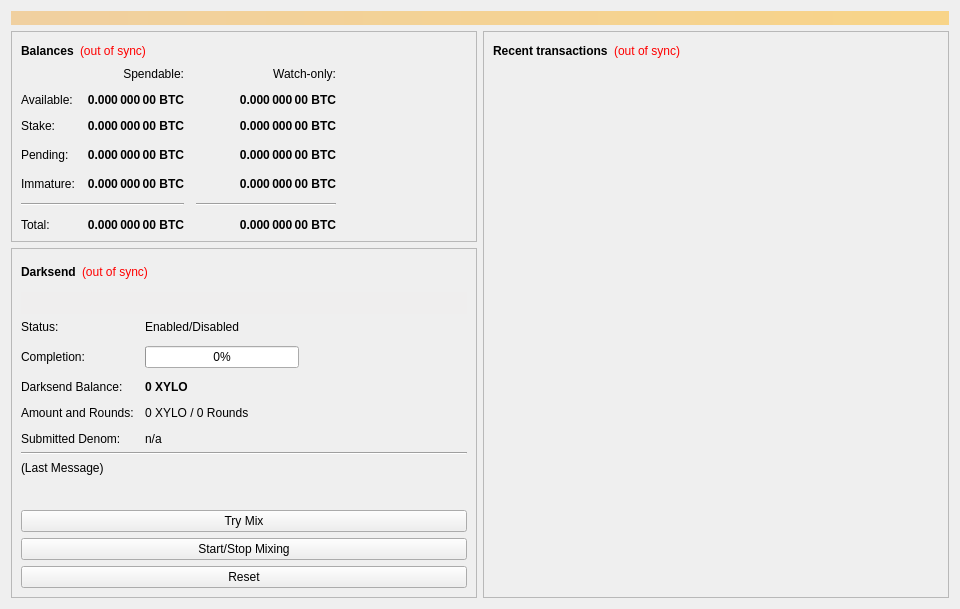
<?xml version="1.0" encoding="UTF-8"?>
<ui version="4.0">
 <class>OverviewPage</class>
 <widget class="QWidget" name="OverviewPage">
  <property name="geometry">
   <rect>
    <x>0</x>
    <y>0</y>
    <width>960</width>
    <height>594</height>
   </rect>
  </property>
  <property name="minimumSize">
   <size>
    <width>960</width>
    <height>0</height>
   </size>
  </property>
  <property name="windowTitle">
   <string>Form</string>
  </property>
  <layout class="QVBoxLayout" name="topLayout">
   <item>
    <widget class="QLabel" name="labelAlerts">
     <property name="visible">
      <bool>false</bool>
     </property>
     <property name="styleSheet">
      <string notr="true">background-color: qlineargradient(x1: 0, y1: 0, x2: 1, y2: 0, stop:0 #F0D0A0, stop:1 #F8D488); color:#000000;</string>
     </property>
     <property name="wordWrap">
      <bool>true</bool>
     </property>
     <property name="margin">
      <number>3</number>
     </property>
    </widget>
   </item>
   <item>
    <layout class="QHBoxLayout" name="horizontalLayout" stretch="1,1">
     <item>
      <layout class="QVBoxLayout" name="verticalLayout_2">
       <item>
        <widget class="QFrame" name="frame">
         <property name="frameShape">
          <enum>QFrame::StyledPanel</enum>
         </property>
         <property name="frameShadow">
          <enum>QFrame::Raised</enum>
         </property>
         <layout class="QVBoxLayout" name="verticalLayout_4">
          <item>
           <layout class="QHBoxLayout" name="horizontalLayout_4">
            <item>
             <widget class="QLabel" name="label_5">
              <property name="font">
               <font>
                <weight>75</weight>
                <bold>true</bold>
               </font>
              </property>
              <property name="text">
               <string>Balances</string>
              </property>
             </widget>
            </item>
            <item>
             <widget class="QLabel" name="labelWalletStatus">
              <property name="cursor">
               <cursorShape>WhatsThisCursor</cursorShape>
              </property>
              <property name="toolTip">
               <string>The displayed information may be out of date. Your wallet automatically synchronizes with the XYLO network after a connection is established, but this process has not completed yet.</string>
              </property>
              <property name="styleSheet">
               <string notr="true">QLabel { color: red; }</string>
              </property>
              <property name="text">
               <string notr="true">(out of sync)</string>
              </property>
              <property name="alignment">
               <set>Qt::AlignLeading|Qt::AlignLeft|Qt::AlignVCenter</set>
              </property>
             </widget>
            </item>
            <item>
             <spacer name="horizontalSpacer_3">
              <property name="orientation">
               <enum>Qt::Horizontal</enum>
              </property>
              <property name="sizeHint" stdset="0">
               <size>
                <width>40</width>
                <height>20</height>
               </size>
              </property>
             </spacer>
            </item>
           </layout>
          </item>
          <item>
           <layout class="QGridLayout" name="gridLayout">
            <property name="spacing">
             <number>12</number>
            </property>
            <item row="3" column="2">
             <widget class="QLabel" name="labelWatchPending">
              <property name="font">
               <font>
                <weight>75</weight>
                <bold>true</bold>
               </font>
              </property>
              <property name="cursor">
               <cursorShape>IBeamCursor</cursorShape>
              </property>
              <property name="toolTip">
               <string>Unconfirmed transactions to watch-only addresses</string>
              </property>
              <property name="text">
               <string notr="true">0.000 000 00 BTC</string>
              </property>
              <property name="alignment">
               <set>Qt::AlignRight|Qt::AlignTrailing|Qt::AlignVCenter</set>
              </property>
              <property name="textInteractionFlags">
               <set>Qt::LinksAccessibleByMouse|Qt::TextSelectableByKeyboard|Qt::TextSelectableByMouse</set>
              </property>
             </widget>
            </item>
            <item row="3" column="1">
             <widget class="QLabel" name="labelUnconfirmed">
              <property name="font">
               <font>
                <weight>75</weight>
                <bold>true</bold>
               </font>
              </property>
              <property name="cursor">
               <cursorShape>IBeamCursor</cursorShape>
              </property>
              <property name="toolTip">
               <string>Total of transactions that have yet to be confirmed, and do not yet count toward the spendable balance</string>
              </property>
              <property name="text">
               <string notr="true">0.000 000 00 BTC</string>
              </property>
              <property name="alignment">
               <set>Qt::AlignRight|Qt::AlignTrailing|Qt::AlignVCenter</set>
              </property>
              <property name="textInteractionFlags">
               <set>Qt::LinksAccessibleByMouse|Qt::TextSelectableByKeyboard|Qt::TextSelectableByMouse</set>
              </property>
             </widget>
            </item>
            <item row="4" column="2">
             <widget class="QLabel" name="labelWatchImmature">
              <property name="font">
               <font>
                <weight>75</weight>
                <bold>true</bold>
               </font>
              </property>
              <property name="cursor">
               <cursorShape>IBeamCursor</cursorShape>
              </property>
              <property name="toolTip">
               <string>Mined balance in watch-only addresses that has not yet matured</string>
              </property>
              <property name="text">
               <string notr="true">0.000 000 00 BTC</string>
              </property>
              <property name="alignment">
               <set>Qt::AlignRight|Qt::AlignTrailing|Qt::AlignVCenter</set>
              </property>
              <property name="textInteractionFlags">
               <set>Qt::LinksAccessibleByMouse|Qt::TextSelectableByKeyboard|Qt::TextSelectableByMouse</set>
              </property>
             </widget>
            </item>
            <item row="5" column="0" colspan="2">
             <widget class="Line" name="lineSpendableBalance">
              <property name="orientation">
               <enum>Qt::Horizontal</enum>
              </property>
             </widget>
            </item>
            <item row="5" column="2">
             <widget class="Line" name="lineWatchBalance">
              <property name="sizePolicy">
               <sizepolicy hsizetype="Preferred" vsizetype="Fixed">
                <horstretch>0</horstretch>
                <verstretch>0</verstretch>
               </sizepolicy>
              </property>
              <property name="minimumSize">
               <size>
                <width>140</width>
                <height>0</height>
               </size>
              </property>
              <property name="orientation">
               <enum>Qt::Horizontal</enum>
              </property>
             </widget>
            </item>
            <item row="6" column="0">
             <widget class="QLabel" name="labelTotalText">
              <property name="text">
               <string>Total:</string>
              </property>
             </widget>
            </item>
            <item row="4" column="1">
             <widget class="QLabel" name="labelImmature">
              <property name="font">
               <font>
                <weight>75</weight>
                <bold>true</bold>
               </font>
              </property>
              <property name="cursor">
               <cursorShape>IBeamCursor</cursorShape>
              </property>
              <property name="toolTip">
               <string>Mined balance that has not yet matured</string>
              </property>
              <property name="text">
               <string notr="true">0.000 000 00 BTC</string>
              </property>
              <property name="alignment">
               <set>Qt::AlignRight|Qt::AlignTrailing|Qt::AlignVCenter</set>
              </property>
              <property name="textInteractionFlags">
               <set>Qt::LinksAccessibleByMouse|Qt::TextSelectableByKeyboard|Qt::TextSelectableByMouse</set>
              </property>
             </widget>
            </item>
            <item row="3" column="3">
             <spacer name="horizontalSpacer_2">
              <property name="orientation">
               <enum>Qt::Horizontal</enum>
              </property>
              <property name="sizeHint" stdset="0">
               <size>
                <width>40</width>
                <height>20</height>
               </size>
              </property>
             </spacer>
            </item>
            <item row="4" column="0">
             <widget class="QLabel" name="labelImmatureText">
              <property name="text">
               <string>Immature:</string>
              </property>
             </widget>
            </item>
            <item row="6" column="1">
             <widget class="QLabel" name="labelTotal">
              <property name="font">
               <font>
                <weight>75</weight>
                <bold>true</bold>
               </font>
              </property>
              <property name="cursor">
               <cursorShape>IBeamCursor</cursorShape>
              </property>
              <property name="toolTip">
               <string>Your current total balance</string>
              </property>
              <property name="text">
               <string notr="true">0.000 000 00 BTC</string>
              </property>
              <property name="alignment">
               <set>Qt::AlignRight|Qt::AlignTrailing|Qt::AlignVCenter</set>
              </property>
              <property name="textInteractionFlags">
               <set>Qt::LinksAccessibleByMouse|Qt::TextSelectableByKeyboard|Qt::TextSelectableByMouse</set>
              </property>
             </widget>
            </item>
            <item row="6" column="2">
             <widget class="QLabel" name="labelWatchTotal">
              <property name="font">
               <font>
                <weight>75</weight>
                <bold>true</bold>
               </font>
              </property>
              <property name="cursor">
               <cursorShape>IBeamCursor</cursorShape>
              </property>
              <property name="toolTip">
               <string>Current total balance in watch-only addresses</string>
              </property>
              <property name="text">
               <string notr="true">0.000 000 00 BTC</string>
              </property>
              <property name="alignment">
               <set>Qt::AlignRight|Qt::AlignTrailing|Qt::AlignVCenter</set>
              </property>
              <property name="textInteractionFlags">
               <set>Qt::LinksAccessibleByMouse|Qt::TextSelectableByKeyboard|Qt::TextSelectableByMouse</set>
              </property>
             </widget>
            </item>
            <item row="0" column="2">
             <widget class="QLabel" name="labelWatchonly">
              <property name="text">
               <string>Watch-only:</string>
              </property>
              <property name="alignment">
               <set>Qt::AlignRight|Qt::AlignTrailing|Qt::AlignVCenter</set>
              </property>
             </widget>
            </item>
            <item row="1" column="0">
             <widget class="QLabel" name="labelBalanceText">
              <property name="text">
               <string>Available:</string>
              </property>
             </widget>
            </item>
            <item row="1" column="1">
             <widget class="QLabel" name="labelBalance">
              <property name="font">
               <font>
                <weight>75</weight>
                <bold>true</bold>
               </font>
              </property>
              <property name="cursor">
               <cursorShape>IBeamCursor</cursorShape>
              </property>
              <property name="toolTip">
               <string>Your current spendable balance</string>
              </property>
              <property name="text">
               <string notr="true">0.000 000 00 BTC</string>
              </property>
              <property name="alignment">
               <set>Qt::AlignRight|Qt::AlignTrailing|Qt::AlignVCenter</set>
              </property>
              <property name="textInteractionFlags">
               <set>Qt::LinksAccessibleByMouse|Qt::TextSelectableByKeyboard|Qt::TextSelectableByMouse</set>
              </property>
             </widget>
            </item>
            <item row="2" column="0">
             <widget class="QLabel" name="label_10">
              <property name="text">
               <string>Stake:</string>
              </property>
             </widget>
            </item>
            <item row="2" column="1">
             <widget class="QLabel" name="labelStake">
              <property name="font">
               <font>
                <weight>75</weight>
                <bold>true</bold>
               </font>
              </property>
              <property name="cursor">
               <cursorShape>IBeamCursor</cursorShape>
              </property>
              <property name="toolTip">
               <string>Total of coins that was staked, and do not yet count toward the current balance</string>
              </property>
              <property name="text">
               <string notr="true">0.000 000 00 BTC</string>
              </property>
              <property name="alignment">
               <set>Qt::AlignRight|Qt::AlignTrailing|Qt::AlignVCenter</set>
              </property>
              <property name="textInteractionFlags">
               <set>Qt::LinksAccessibleByMouse|Qt::TextSelectableByKeyboard|Qt::TextSelectableByMouse</set>
              </property>
             </widget>
            </item>
            <item row="2" column="2">
             <widget class="QLabel" name="labelWatchStake">
              <property name="font">
               <font>
                <weight>75</weight>
                <bold>true</bold>
               </font>
              </property>
              <property name="cursor">
               <cursorShape>IBeamCursor</cursorShape>
              </property>
              <property name="toolTip">
               <string>Total of coins that was staked in watch-only addresses, and do not yet count toward the current watch-only balance</string>
              </property>
              <property name="text">
               <string notr="true">0.000 000 00 BTC</string>
              </property>
              <property name="alignment">
               <set>Qt::AlignRight|Qt::AlignTrailing|Qt::AlignVCenter</set>
              </property>
              <property name="textInteractionFlags">
               <set>Qt::LinksAccessibleByMouse|Qt::TextSelectableByKeyboard|Qt::TextSelectableByMouse</set>
              </property>
             </widget>
            </item>
            <item row="1" column="2">
             <widget class="QLabel" name="labelWatchAvailable">
              <property name="font">
               <font>
                <weight>75</weight>
                <bold>true</bold>
               </font>
              </property>
              <property name="cursor">
               <cursorShape>IBeamCursor</cursorShape>
              </property>
              <property name="toolTip">
               <string>Your current balance in watch-only addresses</string>
              </property>
              <property name="text">
               <string notr="true">0.000 000 00 BTC</string>
              </property>
              <property name="alignment">
               <set>Qt::AlignRight|Qt::AlignTrailing|Qt::AlignVCenter</set>
              </property>
              <property name="textInteractionFlags">
               <set>Qt::LinksAccessibleByMouse|Qt::TextSelectableByKeyboard|Qt::TextSelectableByMouse</set>
              </property>
             </widget>
            </item>
            <item row="3" column="0">
             <widget class="QLabel" name="labelPendingText">
              <property name="text">
               <string>Pending:</string>
              </property>
             </widget>
            </item>
            <item row="0" column="1">
             <widget class="QLabel" name="labelSpendable">
              <property name="text">
               <string>Spendable:</string>
              </property>
              <property name="alignment">
               <set>Qt::AlignRight|Qt::AlignTrailing|Qt::AlignVCenter</set>
              </property>
             </widget>
            </item>
           </layout>
          </item>
         </layout>
        </widget>
       </item>
       <item>
        <widget class="QFrame" name="frameDarksend">
         <property name="sizePolicy">
          <sizepolicy hsizetype="Expanding" vsizetype="Expanding">
           <horstretch>0</horstretch>
           <verstretch>0</verstretch>
          </sizepolicy>
         </property>
         <property name="minimumSize">
          <size>
           <width>0</width>
           <height>350</height>
          </size>
         </property>
         <property name="layoutDirection">
          <enum>Qt::LeftToRight</enum>
         </property>
         <property name="frameShape">
          <enum>QFrame::StyledPanel</enum>
         </property>
         <property name="frameShadow">
          <enum>QFrame::Raised</enum>
         </property>
         <layout class="QVBoxLayout" name="verticalLayout_5">
          <item>
           <layout class="QHBoxLayout" name="horizontalLayout_5">
            <item>
             <widget class="QLabel" name="label_2">
              <property name="font">
               <font>
                <weight>75</weight>
                <bold>true</bold>
               </font>
              </property>
              <property name="text">
               <string>Darksend</string>
              </property>
             </widget>
            </item>
            <item>
             <widget class="QLabel" name="labelDarksendSyncStatus">
              <property name="toolTip">
               <string>The displayed information may be out of date. Your wallet automatically synchronizes with the XYLO network after a connection is established, but this process has not completed yet.</string>
              </property>
              <property name="styleSheet">
               <string notr="true">QLabel { color: red; }</string>
              </property>
              <property name="text">
               <string notr="true">(out of sync)</string>
              </property>
              <property name="alignment">
               <set>Qt::AlignLeading|Qt::AlignLeft|Qt::AlignVCenter</set>
              </property>
             </widget>
            </item>
            <item>
             <spacer name="horizontalSpacer_4">
              <property name="orientation">
               <enum>Qt::Horizontal</enum>
              </property>
              <property name="sizeHint" stdset="0">
               <size>
                <width>40</width>
                <height>20</height>
               </size>
              </property>
             </spacer>
            </item>
           </layout>
          </item>
          <item>
           <widget class="QPushButton" name="runAutoDenom">
            <property name="palette">
             <palette>
              <active>
               <colorrole role="WindowText">
                <brush brushstyle="SolidPattern">
                 <color alpha="255">
                  <red>0</red>
                  <green>0</green>
                  <blue>0</blue>
                 </color>
                </brush>
               </colorrole>
               <colorrole role="Button">
                <brush brushstyle="SolidPattern">
                 <color alpha="255">
                  <red>239</red>
                  <green>238</green>
                  <blue>238</blue>
                 </color>
                </brush>
               </colorrole>
               <colorrole role="Light">
                <brush brushstyle="SolidPattern">
                 <color alpha="255">
                  <red>255</red>
                  <green>255</green>
                  <blue>255</blue>
                 </color>
                </brush>
               </colorrole>
               <colorrole role="Midlight">
                <brush brushstyle="SolidPattern">
                 <color alpha="255">
                  <red>247</red>
                  <green>246</green>
                  <blue>246</blue>
                 </color>
                </brush>
               </colorrole>
               <colorrole role="Dark">
                <brush brushstyle="SolidPattern">
                 <color alpha="255">
                  <red>119</red>
                  <green>119</green>
                  <blue>119</blue>
                 </color>
                </brush>
               </colorrole>
               <colorrole role="Mid">
                <brush brushstyle="SolidPattern">
                 <color alpha="255">
                  <red>159</red>
                  <green>159</green>
                  <blue>159</blue>
                 </color>
                </brush>
               </colorrole>
               <colorrole role="Text">
                <brush brushstyle="SolidPattern">
                 <color alpha="255">
                  <red>0</red>
                  <green>0</green>
                  <blue>0</blue>
                 </color>
                </brush>
               </colorrole>
               <colorrole role="BrightText">
                <brush brushstyle="SolidPattern">
                 <color alpha="255">
                  <red>255</red>
                  <green>255</green>
                  <blue>255</blue>
                 </color>
                </brush>
               </colorrole>
               <colorrole role="ButtonText">
                <brush brushstyle="SolidPattern">
                 <color alpha="255">
                  <red>0</red>
                  <green>0</green>
                  <blue>0</blue>
                 </color>
                </brush>
               </colorrole>
               <colorrole role="Base">
                <brush brushstyle="SolidPattern">
                 <color alpha="255">
                  <red>255</red>
                  <green>255</green>
                  <blue>255</blue>
                 </color>
                </brush>
               </colorrole>
               <colorrole role="Window">
                <brush brushstyle="SolidPattern">
                 <color alpha="255">
                  <red>239</red>
                  <green>238</green>
                  <blue>238</blue>
                 </color>
                </brush>
               </colorrole>
               <colorrole role="Shadow">
                <brush brushstyle="SolidPattern">
                 <color alpha="255">
                  <red>0</red>
                  <green>0</green>
                  <blue>0</blue>
                 </color>
                </brush>
               </colorrole>
               <colorrole role="AlternateBase">
                <brush brushstyle="SolidPattern">
                 <color alpha="255">
                  <red>247</red>
                  <green>246</green>
                  <blue>246</blue>
                 </color>
                </brush>
               </colorrole>
               <colorrole role="ToolTipBase">
                <brush brushstyle="SolidPattern">
                 <color alpha="255">
                  <red>255</red>
                  <green>255</green>
                  <blue>220</blue>
                 </color>
                </brush>
               </colorrole>
               <colorrole role="ToolTipText">
                <brush brushstyle="SolidPattern">
                 <color alpha="255">
                  <red>0</red>
                  <green>0</green>
                  <blue>0</blue>
                 </color>
                </brush>
               </colorrole>
              </active>
              <inactive>
               <colorrole role="WindowText">
                <brush brushstyle="SolidPattern">
                 <color alpha="255">
                  <red>0</red>
                  <green>0</green>
                  <blue>0</blue>
                 </color>
                </brush>
               </colorrole>
               <colorrole role="Button">
                <brush brushstyle="SolidPattern">
                 <color alpha="255">
                  <red>239</red>
                  <green>238</green>
                  <blue>238</blue>
                 </color>
                </brush>
               </colorrole>
               <colorrole role="Light">
                <brush brushstyle="SolidPattern">
                 <color alpha="255">
                  <red>255</red>
                  <green>255</green>
                  <blue>255</blue>
                 </color>
                </brush>
               </colorrole>
               <colorrole role="Midlight">
                <brush brushstyle="SolidPattern">
                 <color alpha="255">
                  <red>247</red>
                  <green>246</green>
                  <blue>246</blue>
                 </color>
                </brush>
               </colorrole>
               <colorrole role="Dark">
                <brush brushstyle="SolidPattern">
                 <color alpha="255">
                  <red>119</red>
                  <green>119</green>
                  <blue>119</blue>
                 </color>
                </brush>
               </colorrole>
               <colorrole role="Mid">
                <brush brushstyle="SolidPattern">
                 <color alpha="255">
                  <red>159</red>
                  <green>159</green>
                  <blue>159</blue>
                 </color>
                </brush>
               </colorrole>
               <colorrole role="Text">
                <brush brushstyle="SolidPattern">
                 <color alpha="255">
                  <red>0</red>
                  <green>0</green>
                  <blue>0</blue>
                 </color>
                </brush>
               </colorrole>
               <colorrole role="BrightText">
                <brush brushstyle="SolidPattern">
                 <color alpha="255">
                  <red>255</red>
                  <green>255</green>
                  <blue>255</blue>
                 </color>
                </brush>
               </colorrole>
               <colorrole role="ButtonText">
                <brush brushstyle="SolidPattern">
                 <color alpha="255">
                  <red>0</red>
                  <green>0</green>
                  <blue>0</blue>
                 </color>
                </brush>
               </colorrole>
               <colorrole role="Base">
                <brush brushstyle="SolidPattern">
                 <color alpha="255">
                  <red>255</red>
                  <green>255</green>
                  <blue>255</blue>
                 </color>
                </brush>
               </colorrole>
               <colorrole role="Window">
                <brush brushstyle="SolidPattern">
                 <color alpha="255">
                  <red>239</red>
                  <green>238</green>
                  <blue>238</blue>
                 </color>
                </brush>
               </colorrole>
               <colorrole role="Shadow">
                <brush brushstyle="SolidPattern">
                 <color alpha="255">
                  <red>0</red>
                  <green>0</green>
                  <blue>0</blue>
                 </color>
                </brush>
               </colorrole>
               <colorrole role="AlternateBase">
                <brush brushstyle="SolidPattern">
                 <color alpha="255">
                  <red>247</red>
                  <green>246</green>
                  <blue>246</blue>
                 </color>
                </brush>
               </colorrole>
               <colorrole role="ToolTipBase">
                <brush brushstyle="SolidPattern">
                 <color alpha="255">
                  <red>255</red>
                  <green>255</green>
                  <blue>220</blue>
                 </color>
                </brush>
               </colorrole>
               <colorrole role="ToolTipText">
                <brush brushstyle="SolidPattern">
                 <color alpha="255">
                  <red>0</red>
                  <green>0</green>
                  <blue>0</blue>
                 </color>
                </brush>
               </colorrole>
              </inactive>
              <disabled>
               <colorrole role="WindowText">
                <brush brushstyle="SolidPattern">
                 <color alpha="255">
                  <red>119</red>
                  <green>119</green>
                  <blue>119</blue>
                 </color>
                </brush>
               </colorrole>
               <colorrole role="Button">
                <brush brushstyle="SolidPattern">
                 <color alpha="255">
                  <red>239</red>
                  <green>238</green>
                  <blue>238</blue>
                 </color>
                </brush>
               </colorrole>
               <colorrole role="Light">
                <brush brushstyle="SolidPattern">
                 <color alpha="255">
                  <red>255</red>
                  <green>255</green>
                  <blue>255</blue>
                 </color>
                </brush>
               </colorrole>
               <colorrole role="Midlight">
                <brush brushstyle="SolidPattern">
                 <color alpha="255">
                  <red>247</red>
                  <green>246</green>
                  <blue>246</blue>
                 </color>
                </brush>
               </colorrole>
               <colorrole role="Dark">
                <brush brushstyle="SolidPattern">
                 <color alpha="255">
                  <red>119</red>
                  <green>119</green>
                  <blue>119</blue>
                 </color>
                </brush>
               </colorrole>
               <colorrole role="Mid">
                <brush brushstyle="SolidPattern">
                 <color alpha="255">
                  <red>159</red>
                  <green>159</green>
                  <blue>159</blue>
                 </color>
                </brush>
               </colorrole>
               <colorrole role="Text">
                <brush brushstyle="SolidPattern">
                 <color alpha="255">
                  <red>119</red>
                  <green>119</green>
                  <blue>119</blue>
                 </color>
                </brush>
               </colorrole>
               <colorrole role="BrightText">
                <brush brushstyle="SolidPattern">
                 <color alpha="255">
                  <red>255</red>
                  <green>255</green>
                  <blue>255</blue>
                 </color>
                </brush>
               </colorrole>
               <colorrole role="ButtonText">
                <brush brushstyle="SolidPattern">
                 <color alpha="255">
                  <red>119</red>
                  <green>119</green>
                  <blue>119</blue>
                 </color>
                </brush>
               </colorrole>
               <colorrole role="Base">
                <brush brushstyle="SolidPattern">
                 <color alpha="255">
                  <red>239</red>
                  <green>238</green>
                  <blue>238</blue>
                 </color>
                </brush>
               </colorrole>
               <colorrole role="Window">
                <brush brushstyle="SolidPattern">
                 <color alpha="255">
                  <red>239</red>
                  <green>238</green>
                  <blue>238</blue>
                 </color>
                </brush>
               </colorrole>
               <colorrole role="Shadow">
                <brush brushstyle="SolidPattern">
                 <color alpha="255">
                  <red>0</red>
                  <green>0</green>
                  <blue>0</blue>
                 </color>
                </brush>
               </colorrole>
               <colorrole role="AlternateBase">
                <brush brushstyle="SolidPattern">
                 <color alpha="255">
                  <red>239</red>
                  <green>238</green>
                  <blue>238</blue>
                 </color>
                </brush>
               </colorrole>
               <colorrole role="ToolTipBase">
                <brush brushstyle="SolidPattern">
                 <color alpha="255">
                  <red>255</red>
                  <green>255</green>
                  <blue>220</blue>
                 </color>
                </brush>
               </colorrole>
               <colorrole role="ToolTipText">
                <brush brushstyle="SolidPattern">
                 <color alpha="255">
                  <red>0</red>
                  <green>0</green>
                  <blue>0</blue>
                 </color>
                </brush>
               </colorrole>
              </disabled>
             </palette>
            </property>
            <property name="focusPolicy">
             <enum>Qt::NoFocus</enum>
            </property>
            <property name="autoFillBackground">
             <bool>true</bool>
            </property>
            <property name="text">
             <string/>
            </property>
            <property name="flat">
             <bool>true</bool>
            </property>
           </widget>
          </item>
          <item>
           <layout class="QFormLayout" name="formLayout">
            <property name="fieldGrowthPolicy">
             <enum>QFormLayout::AllNonFixedFieldsGrow</enum>
            </property>
            <property name="horizontalSpacing">
             <number>11</number>
            </property>
            <property name="verticalSpacing">
             <number>12</number>
            </property>
            <item row="0" column="0">
             <widget class="QLabel" name="label_6">
              <property name="text">
               <string>Status:</string>
              </property>
             </widget>
            </item>
            <item row="1" column="0">
             <widget class="QLabel" name="label_7">
              <property name="text">
               <string>Completion:</string>
              </property>
             </widget>
            </item>
            <item row="1" column="1">
             <widget class="QProgressBar" name="darksendProgress">
              <property name="maximumSize">
               <size>
                <width>154</width>
                <height>16777215</height>
               </size>
              </property>
              <property name="value">
               <number>0</number>
              </property>
             </widget>
            </item>
            <item row="3" column="0">
             <widget class="QLabel" name="labelAnonymizedText">
              <property name="text">
               <string>Darksend Balance:</string>
              </property>
             </widget>
            </item>
            <item row="3" column="1">
             <widget class="QLabel" name="labelAnonymized">
              <property name="font">
               <font>
                <weight>75</weight>
                <bold>true</bold>
               </font>
              </property>
              <property name="text">
               <string notr="true">0 XYLO</string>
              </property>
             </widget>
            </item>
            <item row="4" column="0">
             <widget class="QLabel" name="label_8">
              <property name="text">
               <string>Amount and Rounds:</string>
              </property>
             </widget>
            </item>
            <item row="4" column="1">
             <widget class="QLabel" name="labelAmountRounds">
              <property name="text">
               <string>0 XYLO / 0 Rounds</string>
              </property>
             </widget>
            </item>
            <item row="5" column="0">
             <widget class="QLabel" name="label_9">
              <property name="text">
               <string>Submitted Denom:</string>
              </property>
             </widget>
            </item>
            <item row="5" column="1">
             <widget class="QLabel" name="labelSubmittedDenom">
              <property name="toolTip">
               <string>The denominations you submitted to the Masternode.&lt;br&gt;To mix, other users must submit the exact same denominations.</string>
              </property>
              <property name="text">
               <string>n/a</string>
              </property>
             </widget>
            </item>
            <item row="0" column="1">
             <widget class="QLabel" name="darksendEnabled">
              <property name="text">
               <string>Enabled/Disabled</string>
              </property>
             </widget>
            </item>
           </layout>
          </item>
          <item>
           <widget class="Line" name="lineLastMessage">
            <property name="orientation">
             <enum>Qt::Horizontal</enum>
            </property>
           </widget>
          </item>
          <item>
           <widget class="QLabel" name="darksendStatus">
            <property name="minimumSize">
             <size>
              <width>288</width>
              <height>43</height>
             </size>
            </property>
            <property name="text">
             <string>(Last Message)</string>
            </property>
            <property name="alignment">
             <set>Qt::AlignLeading|Qt::AlignLeft|Qt::AlignTop</set>
            </property>
            <property name="wordWrap">
             <bool>true</bool>
            </property>
           </widget>
          </item>
          <item>
           <widget class="QPushButton" name="darksendAuto">
            <property name="sizePolicy">
             <sizepolicy hsizetype="MinimumExpanding" vsizetype="Fixed">
              <horstretch>0</horstretch>
              <verstretch>0</verstretch>
             </sizepolicy>
            </property>
            <property name="toolTip">
             <string>Try to manually submit a Darksend request.</string>
            </property>
            <property name="text">
             <string>Try Mix</string>
            </property>
           </widget>
          </item>
          <item>
           <widget class="QPushButton" name="toggleDarksend">
            <property name="sizePolicy">
             <sizepolicy hsizetype="MinimumExpanding" vsizetype="Fixed">
              <horstretch>0</horstretch>
              <verstretch>0</verstretch>
             </sizepolicy>
            </property>
            <property name="text">
             <string>Start/Stop Mixing</string>
            </property>
           </widget>
          </item>
          <item>
           <widget class="QPushButton" name="darksendReset">
            <property name="sizePolicy">
             <sizepolicy hsizetype="MinimumExpanding" vsizetype="Fixed">
              <horstretch>0</horstretch>
              <verstretch>0</verstretch>
             </sizepolicy>
            </property>
            <property name="toolTip">
             <string>Reset the current status of Darksend (can interrupt Darksend if it's in the process of Mixing, which can cost you money!)</string>
            </property>
            <property name="autoFillBackground">
             <bool>false</bool>
            </property>
            <property name="text">
             <string>Reset</string>
            </property>
           </widget>
          </item>
         </layout>
        </widget>
       </item>
       <item>
        <spacer name="verticalSpacer">
         <property name="orientation">
          <enum>Qt::Vertical</enum>
         </property>
         <property name="sizeHint" stdset="0">
          <size>
           <width>20</width>
           <height>40</height>
          </size>
         </property>
        </spacer>
       </item>
      </layout>
     </item>
     <item>
      <layout class="QVBoxLayout" name="verticalLayout_3">
       <item>
        <widget class="QFrame" name="frame_2">
         <property name="frameShape">
          <enum>QFrame::StyledPanel</enum>
         </property>
         <property name="frameShadow">
          <enum>QFrame::Raised</enum>
         </property>
         <layout class="QVBoxLayout" name="verticalLayout">
          <item>
           <layout class="QHBoxLayout" name="horizontalLayout_2">
            <item>
             <widget class="QLabel" name="label_4">
              <property name="font">
               <font>
                <weight>75</weight>
                <bold>true</bold>
               </font>
              </property>
              <property name="text">
               <string>Recent transactions</string>
              </property>
             </widget>
            </item>
            <item>
             <widget class="QLabel" name="labelTransactionsStatus">
              <property name="cursor">
               <cursorShape>WhatsThisCursor</cursorShape>
              </property>
              <property name="toolTip">
               <string>The displayed information may be out of date. Your wallet automatically synchronizes with the XYLO network after a connection is established, but this process has not completed yet.</string>
              </property>
              <property name="styleSheet">
               <string notr="true">QLabel { color: red; }</string>
              </property>
              <property name="text">
               <string notr="true">(out of sync)</string>
              </property>
              <property name="alignment">
               <set>Qt::AlignRight|Qt::AlignTrailing|Qt::AlignVCenter</set>
              </property>
             </widget>
            </item>
            <item>
             <spacer name="horizontalSpacer">
              <property name="orientation">
               <enum>Qt::Horizontal</enum>
              </property>
              <property name="sizeHint" stdset="0">
               <size>
                <width>40</width>
                <height>20</height>
               </size>
              </property>
             </spacer>
            </item>
           </layout>
          </item>
          <item>
           <widget class="QListView" name="listTransactions">
            <property name="styleSheet">
             <string notr="true">QListView { background: transparent; }</string>
            </property>
            <property name="frameShape">
             <enum>QFrame::NoFrame</enum>
            </property>
            <property name="verticalScrollBarPolicy">
             <enum>Qt::ScrollBarAlwaysOff</enum>
            </property>
            <property name="horizontalScrollBarPolicy">
             <enum>Qt::ScrollBarAlwaysOff</enum>
            </property>
            <property name="selectionMode">
             <enum>QAbstractItemView::NoSelection</enum>
            </property>
           </widget>
          </item>
         </layout>
        </widget>
       </item>
      </layout>
     </item>
    </layout>
   </item>
  </layout>
 </widget>
 <resources/>
 <connections/>
</ui>
